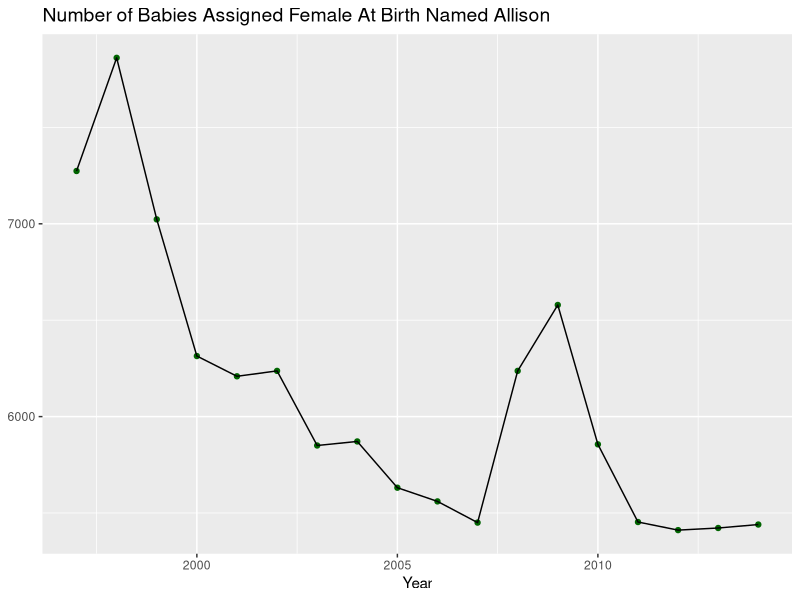
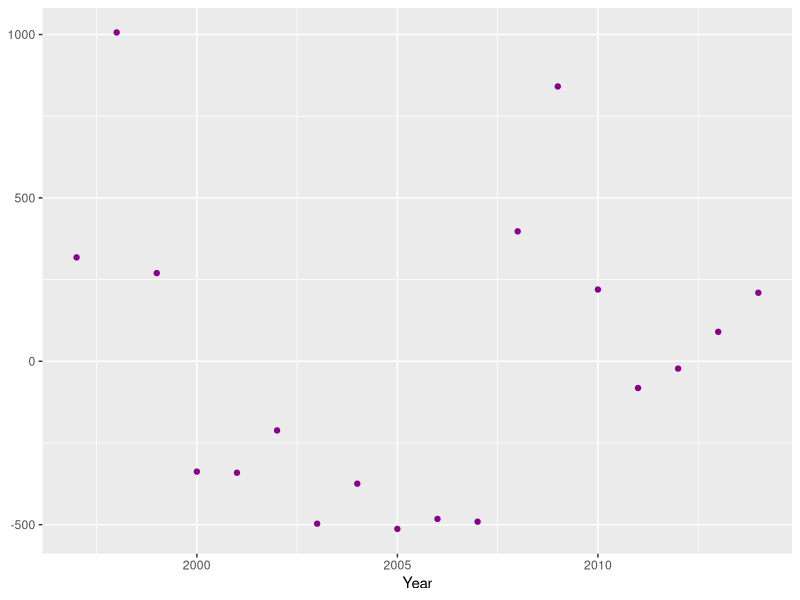

R code for these plots, in order:
## ---- chunk 1
library(tidyverse)
bb_names <- read_csv(here::here("supporting_artifacts", "ref.work", "lab9", "StateNames_A.csv"))
bb_names <- bb_names |> rename("Sex" = "Gender")
## ---- chunk 2
bb_clean <- bb_names |> filter(Name == "Allison") |> 
  group_by(Year, Sex) |> 
  summarize(n = sum(Count))

bb_clean <- bb_clean |>
  pivot_wider(names_from = Sex, values_from = n, values_fill = 0) |> 
  rename("Female" = "F", "Male" = "M") |> print()
## ---- chunk 3
bb_clean <- bb_clean |> select(Year, Female)

bb_clean|> ggplot(mapping = aes(x = Year, y = Female)) + 
  geom_point(color = "darkgreen") +
  geom_line()+
  labs(title = "Number of Babies Assigned Female At Birth Named Allison", y = NULL) +
  theme(plot.title = element_text(size = 14))
## ---- chunk 4
bb_lm <- bb_clean |> lm(Female ~ Year, data = _)
## ---- chunk 5
bb_lm |> broom::augment() |> 
  ggplot(aes(x = Year, y = .resid)) +
  geom_point(color = "darkmagenta") +
  labs(Title = "Residuals Based on Linear Model", y = NULL) +
  theme(plot.title = element_text(hjust = 0.5, size = 14) )

broom::glance(bb_lm) |> select(r.squared)
## ---- chunk 6
bb_clean <- bb_names |> filter(
  Name %in% c("Alan", "Allan", "Allen"),
  State == "CA" | State == "PA",
  Year == 2000,
  Sex == "M"
  )

bb_clean <- bb_clean |> 
  group_by(State, Name) |> 
  summarize(n = sum(Count))

bb_clean |> 
  pivot_wider(names_from = Name, values_from = n, 
              names_prefix = "Number spelled ",
              values_fill = 0)

bb_clean |> group_by(State) |> 
  mutate(percent = n/sum(n)*100) |> 
  select(Name, State, percent) |> 
  pivot_wider(names_from = Name, values_from = percent,
              names_prefix = "Percent spelled ",
              values_fill = 0)
